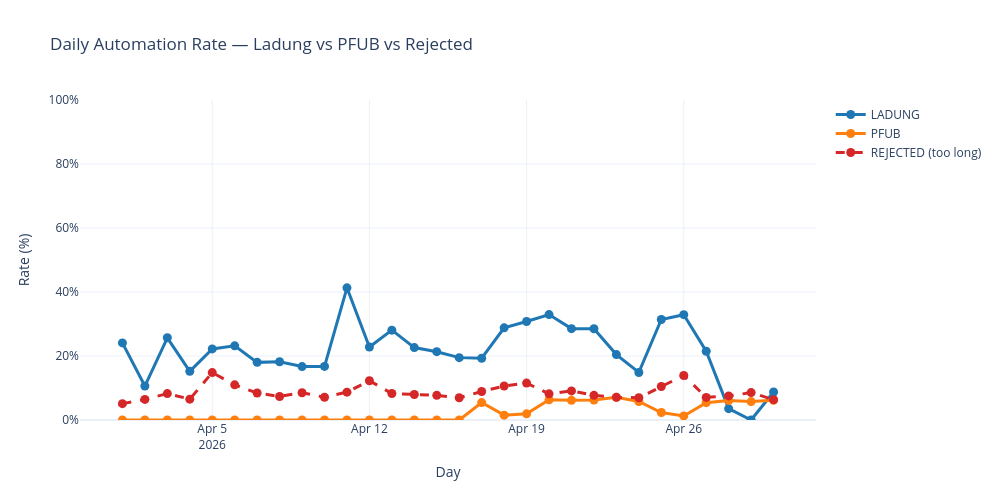

Write notebook code for a chart like this one.
### Code cell
# Daily automation rate (%) for ladung and pfub vs total incoming attachments
daily_df = (
    pd.concat(
        [
            daily_incoming_egvp_attachments.rename('total'),
            daily_incoming_egvp_rejected_attachments.rename('rejected'),
            daily_automated_ladung.rename('ladung'),
            daily_automated_pfub.rename('pfub'),
        ],
        axis=1,
    )
    .fillna(0)
    .sort_index()
)
daily_df.index = pd.to_datetime(daily_df.index)
daily_df.index.name = 'day'
daily_df['ladung_pct'] = (daily_df['ladung'] / daily_df['total'] * 100).round(2)
daily_df['pfub_pct'] = (daily_df['pfub'] / daily_df['total'] * 100).round(2)
daily_df['rejected_pct'] = (daily_df['rejected'] / daily_df['total'] * 100).round(2)

plot_df = daily_df.reset_index()

y_cols = ['ladung_pct', 'pfub_pct', 'rejected_pct']
abs_cols = {'ladung_pct': 'ladung', 'pfub_pct': 'pfub', 'rejected_pct': 'rejected'}
labels_map = {'ladung_pct': 'LADUNG', 'pfub_pct': 'PFUB', 'rejected_pct': 'REJECTED (too long)'}

fig = px.line(
    plot_df,
    x='day',
    y=y_cols,
    markers=True,
    title='Daily Automation Rate — Ladung vs PFUB vs Rejected',
    labels={'day': 'Day', 'value': 'Rate (%)', 'variable': 'Series'},
    color_discrete_map={
        'ladung_pct': '#1f77b4',
        'pfub_pct': '#ff7f0e',
        'rejected_pct': '#d62728',
    },
)

# add absolute counts as hover info; dash the rejected line to distinguish it
for trace in fig.data:
    col = trace.name
    abs_col = abs_cols[col]
    trace.customdata = np.stack(
        [daily_df[abs_col].values, daily_df['total'].values], axis=-1
    )
    trace.hovertemplate = (
        '<b>%{x|%Y-%m-%d}</b><br>'
        'Total incoming: %{customdata[1]:.0f}<br>'
        'Count: %{customdata[0]:.0f} / %{customdata[1]:.0f}<br>'
        'Rate: %{y:.2f}%<extra>' + labels_map[col] + '</extra>'
    )
    if col == 'rejected_pct':
        trace.line.dash = 'dash'

# rename legend entries
fig.for_each_trace(lambda t: t.update(name=labels_map[t.name]))

fig.update_layout(
    template='plotly_white',
    width=1000,
    height=500,
    hovermode='x unified',
    yaxis=dict(ticksuffix='%', range=[0, 100]),
    legend_title_text='',
)
fig.update_traces(line=dict(width=3), marker=dict(size=9), selector=dict(mode='lines+markers'))
fig.show()

### Figure 1 — Plotly figure (JSON) as saved in the notebook; plotly's stock layout.template omitted (floating-point values rounded to 4 significant figures)
{"data": [{"customdata": [[132.0, 548.0], [56.0, 528.0], [28.0, 109.0], [7.0, 46.0], [6.0, 27.0], [19.0, 82.0], [96.0, 533.0], [104.0, 571.0], [94.0, 563.0], [80.0, 478.0], [19.0, 46.0], [13.0, 57.0], [180.0, 641.0], [165.0, 729.0], [180.0, 843.0], [146.0, 749.0], [117.0, 606.0], [19.0, 66.0], [32.0, 104.0], [250.0, 759.0], [223.0, 781.0], [211.0, 740.0], [127.0, 621.0], [77.0, 518.0], [27.0, 86.0], [26.0, 79.0], [143.0, 665.0], [25.0, 705.0], [0.0, 713.0], [44.0, 503.0]], "hovertemplate": "<b>%{x|%Y-%m-%d}</b><br>Total incoming: %{customdata[1]:.0f}<br>Count: %{customdata[0]:.0f} / %{customdata[1]:.0f}<br>Rate: %{y:.2f}%<extra>LADUNG</extra>", "legendgroup": "ladung_pct", "line": {"color": "#1f77b4", "dash": "solid", "width": 3}, "marker": {"size": 9, "symbol": "circle"}, "mode": "lines+markers", "name": "LADUNG", "orientation": "v", "showlegend": true, "type": "scatter", "x": ["2026-04-01T00:00:00.000000000", "2026-04-02T00:00:00.000000000", "2026-04-03T00:00:00.000000000", "2026-04-04T00:00:00.000000000", "2026-04-05T00:00:00.000000000", "2026-04-06T00:00:00.000000000", "2026-04-07T00:00:00.000000000", "2026-04-08T00:00:00.000000000", "2026-04-09T00:00:00.000000000", "2026-04-10T00:00:00.000000000", "2026-04-11T00:00:00.000000000", "2026-04-12T00:00:00.000000000", "2026-04-13T00:00:00.000000000", "2026-04-14T00:00:00.000000000", "2026-04-15T00:00:00.000000000", "2026-04-16T00:00:00.000000000", "2026-04-17T00:00:00.000000000", "2026-04-18T00:00:00.000000000", "2026-04-19T00:00:00.000000000", "2026-04-20T00:00:00.000000000", "2026-04-21T00:00:00.000000000", "2026-04-22T00:00:00.000000000", "2026-04-23T00:00:00.000000000", "2026-04-24T00:00:00.000000000", "2026-04-25T00:00:00.000000000", "2026-04-26T00:00:00.000000000", "2026-04-27T00:00:00.000000000", "2026-04-28T00:00:00.000000000", "2026-04-29T00:00:00.000000000", "2026-04-30T00:00:00.000000000"], "xaxis": "x", "y": [24.09, 10.61, 25.69, 15.22, 22.22, 23.17, 18.01, 18.21, 16.7, 16.74, 41.3, 22.81, 28.08, 22.63, 21.35, 19.49, 19.31, 28.79, 30.77, 32.94, 28.55, 28.51, 20.45, 14.86, 31.4, 32.91, 21.5, 3.55, 0.0, 8.75], "yaxis": "y"}, {"customdata": [[0.0, 548.0], [0.0, 528.0], [0.0, 109.0], [0.0, 46.0], [0.0, 27.0], [0.0, 82.0], [0.0, 533.0], [0.0, 571.0], [0.0, 563.0], [0.0, 478.0], [0.0, 46.0], [0.0, 57.0], [0.0, 641.0], [0.0, 729.0], [0.0, 843.0], [0.0, 749.0], [33.0, 606.0], [1.0, 66.0], [2.0, 104.0], [48.0, 759.0], [48.0, 781.0], [46.0, 740.0], [44.0, 621.0], [30.0, 518.0], [2.0, 86.0], [1.0, 79.0], [36.0, 665.0], [43.0, 705.0], [41.0, 713.0], [31.0, 503.0]], "hovertemplate": "<b>%{x|%Y-%m-%d}</b><br>Total incoming: %{customdata[1]:.0f}<br>Count: %{customdata[0]:.0f} / %{customdata[1]:.0f}<br>Rate: %{y:.2f}%<extra>PFUB</extra>", "legendgroup": "pfub_pct", "line": {"color": "#ff7f0e", "dash": "solid", "width": 3}, "marker": {"size": 9, "symbol": "circle"}, "mode": "lines+markers", "name": "PFUB", "orientation": "v", "showlegend": true, "type": "scatter", "x": ["2026-04-01T00:00:00.000000000", "2026-04-02T00:00:00.000000000", "2026-04-03T00:00:00.000000000", "2026-04-04T00:00:00.000000000", "2026-04-05T00:00:00.000000000", "2026-04-06T00:00:00.000000000", "2026-04-07T00:00:00.000000000", "2026-04-08T00:00:00.000000000", "2026-04-09T00:00:00.000000000", "2026-04-10T00:00:00.000000000", "2026-04-11T00:00:00.000000000", "2026-04-12T00:00:00.000000000", "2026-04-13T00:00:00.000000000", "2026-04-14T00:00:00.000000000", "2026-04-15T00:00:00.000000000", "2026-04-16T00:00:00.000000000", "2026-04-17T00:00:00.000000000", "2026-04-18T00:00:00.000000000", "2026-04-19T00:00:00.000000000", "2026-04-20T00:00:00.000000000", "2026-04-21T00:00:00.000000000", "2026-04-22T00:00:00.000000000", "2026-04-23T00:00:00.000000000", "2026-04-24T00:00:00.000000000", "2026-04-25T00:00:00.000000000", "2026-04-26T00:00:00.000000000", "2026-04-27T00:00:00.000000000", "2026-04-28T00:00:00.000000000", "2026-04-29T00:00:00.000000000", "2026-04-30T00:00:00.000000000"], "xaxis": "x", "y": [0.0, 0.0, 0.0, 0.0, 0.0, 0.0, 0.0, 0.0, 0.0, 0.0, 0.0, 0.0, 0.0, 0.0, 0.0, 0.0, 5.45, 1.52, 1.92, 6.32, 6.15, 6.22, 7.09, 5.79, 2.33, 1.27, 5.41, 6.1, 5.75, 6.16], "yaxis": "y"}, {"customdata": [[28, 548], [34, 528], [9, 109], [3, 46], [4, 27], [9, 82], [45, 533], [42, 571], [48, 563], [34, 478], [4, 46], [7, 57], [53, 641], [58, 729], [65, 843], [52, 749], [54, 606], [7, 66], [12, 104], [62, 759], [71, 781], [57, 740], [44, 621], [36, 518], [9, 86], [11, 79], [47, 665], [53, 705], [61, 713], [32, 503]], "hovertemplate": "<b>%{x|%Y-%m-%d}</b><br>Total incoming: %{customdata[1]:.0f}<br>Count: %{customdata[0]:.0f} / %{customdata[1]:.0f}<br>Rate: %{y:.2f}%<extra>REJECTED (too long)</extra>", "legendgroup": "rejected_pct", "line": {"color": "#d62728", "dash": "dash", "width": 3}, "marker": {"size": 9, "symbol": "circle"}, "mode": "lines+markers", "name": "REJECTED (too long)", "orientation": "v", "showlegend": true, "type": "scatter", "x": ["2026-04-01T00:00:00.000000000", "2026-04-02T00:00:00.000000000", "2026-04-03T00:00:00.000000000", "2026-04-04T00:00:00.000000000", "2026-04-05T00:00:00.000000000", "2026-04-06T00:00:00.000000000", "2026-04-07T00:00:00.000000000", "2026-04-08T00:00:00.000000000", "2026-04-09T00:00:00.000000000", "2026-04-10T00:00:00.000000000", "2026-04-11T00:00:00.000000000", "2026-04-12T00:00:00.000000000", "2026-04-13T00:00:00.000000000", "2026-04-14T00:00:00.000000000", "2026-04-15T00:00:00.000000000", "2026-04-16T00:00:00.000000000", "2026-04-17T00:00:00.000000000", "2026-04-18T00:00:00.000000000", "2026-04-19T00:00:00.000000000", "2026-04-20T00:00:00.000000000", "2026-04-21T00:00:00.000000000", "2026-04-22T00:00:00.000000000", "2026-04-23T00:00:00.000000000", "2026-04-24T00:00:00.000000000", "2026-04-25T00:00:00.000000000", "2026-04-26T00:00:00.000000000", "2026-04-27T00:00:00.000000000", "2026-04-28T00:00:00.000000000", "2026-04-29T00:00:00.000000000", "2026-04-30T00:00:00.000000000"], "xaxis": "x", "y": [5.11, 6.44, 8.26, 6.52, 14.81, 10.98, 8.44, 7.36, 8.53, 7.11, 8.7, 12.28, 8.27, 7.96, 7.71, 6.94, 8.91, 10.61, 11.54, 8.17, 9.09, 7.7, 7.09, 6.95, 10.47, 13.92, 7.07, 7.52, 8.56, 6.36], "yaxis": "y"}], "layout": {"height": 500, "hovermode": "x unified", "legend": {"title": {"text": ""}, "tracegroupgap": 0}, "title": {"text": "Daily Automation Rate — Ladung vs PFUB vs Rejected"}, "width": 1000, "xaxis": {"anchor": "y", "domain": [0, 1], "title": {"text": "Day"}}, "yaxis": {"anchor": "x", "domain": [0, 1], "range": [0, 100], "ticksuffix": "%", "title": {"text": "Rate (%)"}}}}
